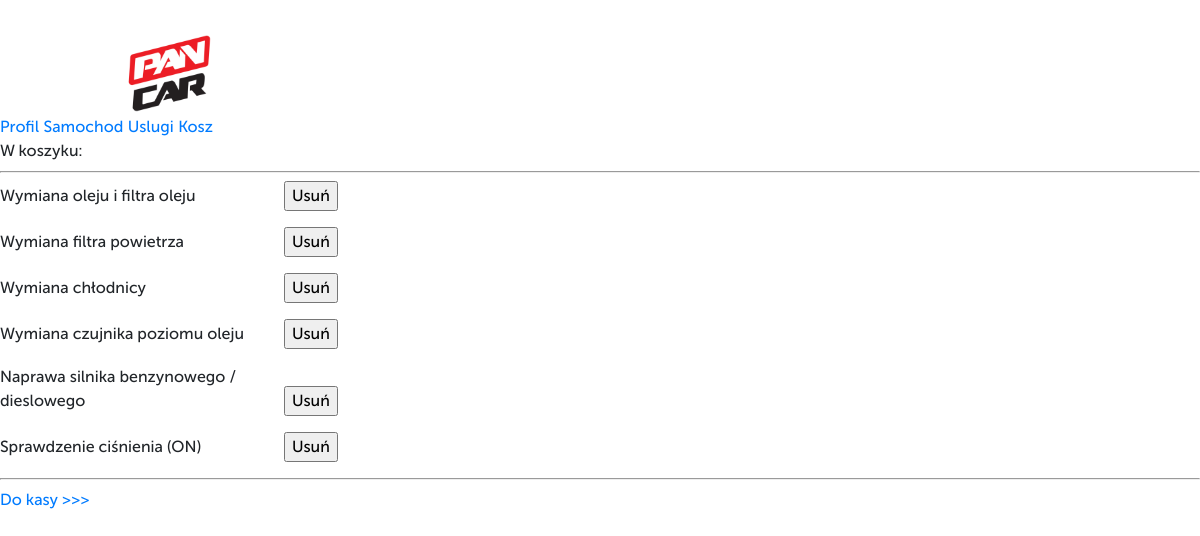
Page /basket/ (signed in) on the committed database.
### pancar/models.py (models this page shows)
class Process(models.Model):
    name = models.CharField(max_length=64)
    price = models.DecimalField(max_digits=5, decimal_places=1, null=True)
    category = models.ManyToManyField('Category', related_name='processes')
    def __str__(self):
        return self.name

### user_account/views.py (the view)
# urls.py: path('basket/', AccountBasketView.as_view(), name='basket'),
class AccountBasketView(View):
    template_name = 'account/basket.html'
    def get(self, request):
        user = User.objects.get(pk=self.request.user.id)
        cart = Cart.objects.get(user=user)
        context = {
            'cart': cart,
        }
        return render(request, self.template_name, context)

### user_account/templates/account/basket.html (shortened to what this page needs)
{% extends 'account/account.html' %}
{% block content %}
    <div>
        W koszyku:<hr/>
        {% for proc in cart.process.all %}
            <form method="post" action="">
                <span style="width: 280px; display: inline-block;">{{ proc }}</span>
                <input  type="submit" value="Usuń" />
            </form>
            {% if forloop.last %}
                <hr/>
                <a href="/" >Do kasy &gt;&gt;&gt;</a>
            {% endif %}
        {% empty %}
            Nie wachaj się, dodaj coś!
        {% endfor %}
    </div>
{% endblock %}

### rows in the picture
Process: name "Wymiana oleju i filtra oleju"
Process: name "Wymiana filtra powietrza"
Process: name "Wymiana chłodnicy"
Process: name "Wymiana czujnika poziomu oleju"
Process: name "Naprawa silnika benzynowego / dieslowego"
Process: name "Sprawdzenie ciśnienia (ON)", shows "Do kasy >>>"
